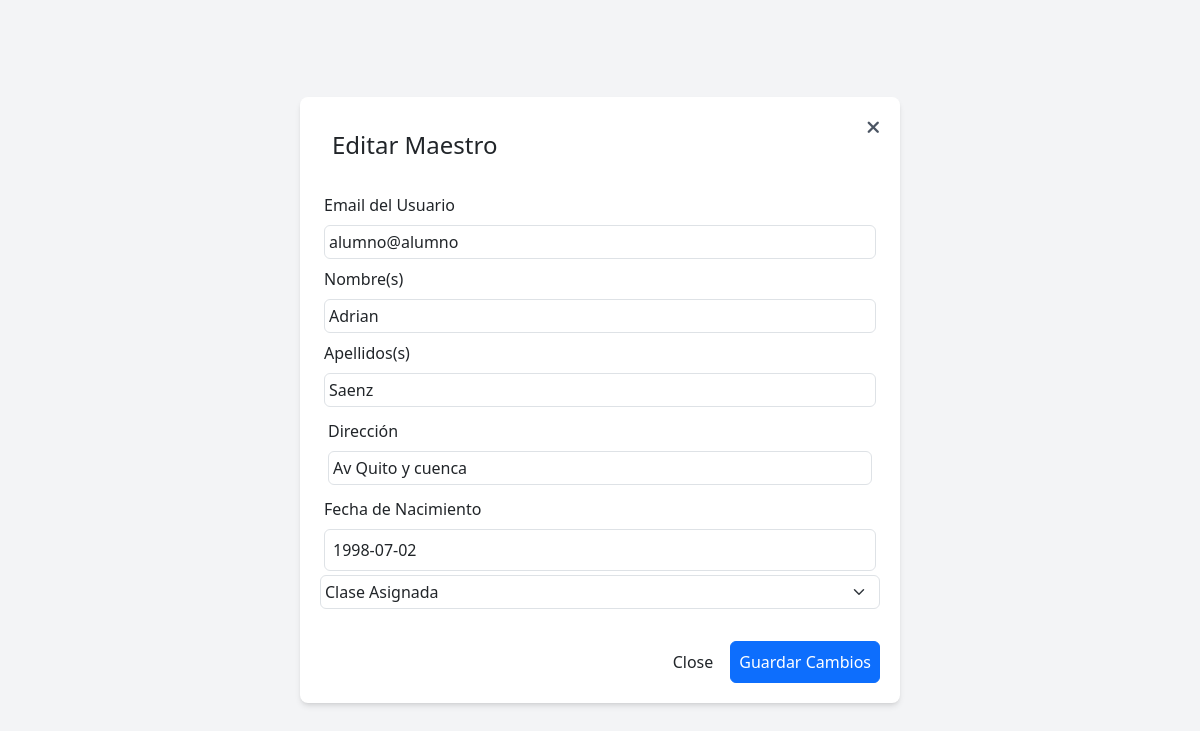
The page /views_Admin/edit_Maestros.php?id=3 on the database as committed earlier.
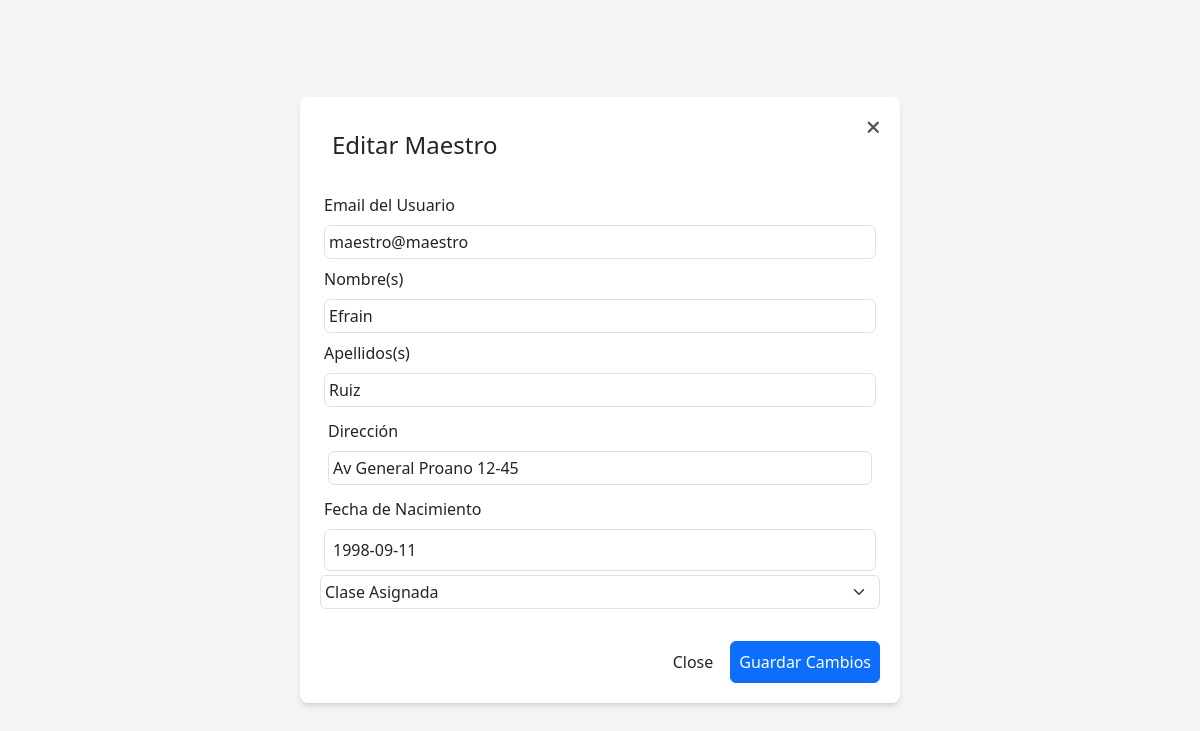
The same page on the database as committed later.
### tables this page shows
CREATE TABLE IF NOT EXISTS `usuarios_datos` (
  `id_ud` int NOT NULL AUTO_INCREMENT,
  `DNI` varchar(20) DEFAULT NULL,
  `Nombre` varchar(100) DEFAULT NULL,
  `Apellido` varchar(100) DEFAULT NULL,
  `Correo` varchar(150) DEFAULT NULL,
  `Contra` varchar(250) DEFAULT NULL,
  `Direccion` varchar(200) DEFAULT NULL,
  `Fecha_Nacimiento` date DEFAULT NULL,
  `Estado` varchar(20) DEFAULT NULL,
  `rol_id` int DEFAULT NULL,
  `materia_id` int DEFAULT NULL,
  PRIMARY KEY (`id_ud`),
  KEY `rol_id` (`rol_id`),
  KEY `fk_materia` (`materia_id`)
);

### views_Admin/edit_Maestros.php (the view, shortened to what this page needs)
<!DOCTYPE html>
<html lang="en">
<head>
    <link href="/dist/output.css" rel="stylesheet">
    <link rel="stylesheet" href="https://cdnjs.cloudflare.com/ajax/libs/twitter-bootstrap/5.3.0/css/bootstrap.min.css">
    <link rel="stylesheet" href="https://cdnjs.cloudflare.com/ajax/libs/font-awesome/6.4.0/css/all.min.css" />
</head>
<body class="flex items-center justify-center min-h-screen bg-gray-100">
    <div class="w-11/12 sm:w-5/6 md:w-2/3 lg:w-1/2 xl:w-1/3 p-3 bg-white shadow-md rounded-lg">
        <div class="flex justify-between">
            <h1 class="p-3 text-2xl">Editar Maestro</h1>
            <a href="javascript:history.back()" class="text-gray-600 text-lg"><i class="fas fa-times mr-1"></i></a>
        </div>
        <form method="post" action="../handle_db/edit_Maestrosdb.php" class="p-1">
            <?php
            require_once("../handle_db/connection.php");
            $query = "SELECT * FROM usuarios_datos WHERE id_ud = :id";
            $stmt = $pdo->prepare($query);
            $stmt->bindParam(":id", $_GET["id"]);
            $stmt->execute();
            if ($row = $stmt->fetch(PDO::FETCH_ASSOC)) {
            ?>
                <div class="p-1">
                    <label for="exampleInputEmail1" class="form-label">Email del Usuario</label>
                    <input type="email" class="form-control p-1" name="Email" value="<?= $row["Correo"] ?>">
                </div>
                <div class="p-1">
                    <label for="exampleInputEmail1" class="form-label">Nombre(s)</label>
                    <input type="Nombre" class="form-control p-1" name="Nombre" value="<?= $row["Nombre"] ?>">
                </div>
                <div class="p-1">
                    <label for="exampleInputEmail1" class="form-label">Apellidos(s)</label>
                    <input type="Apellido" class="form-control p-1" name="Apellido" value="<?= $row["Apellido"] ?>">
                </div>
                <div class="p-2">
                    <label for="exampleInputEmail1" class="form-label">Dirección</label>
                    <input type="Direccion" class="form-control p-1" name="Direccion" value="<?= $row["Direccion"] ?>">
                </div>
                <div class="p-1">
                    <label for="exampleInputEmail1" class="form-label">Fecha de Nacimiento</label>
                    <input type="Fecha_Nacimiento" class="form-control p-2" name="Fecha_Nacimiento" value="<?= $row["Fecha_Nacimiento"] ?>">
                </div>
            <?php
            }
            ?>
            <select class="form-select mb-3 p-1" aria-label="Default select example" name="materias">
                <option value="" selected disabled>Clase Asignada</option>
            </select>
            <div class="flex justify-end pt-3">
                <button type="button" class="btn btn-gray p-2 mr-2" onclick="javascript:history.back()">Close</button>
                <button type="submit" class="btn btn-primary p-2">Guardar Cambios</button>
            </div>
        </form>
    </div>
</body>
</html>

Rows that differ between the two databases and show on the page:
changed usuarios_datos: Email "alumno@alumno" → "maestro@maestro"; Nombre "Adrian" → "Efrain"; Apellido "Saenz" → "Ruiz"; Direccion "Av Quito y cuenca" → "Av General Proano 12-45"; Fecha_Nacimiento "1998-07-02" → "1998-09-11"
